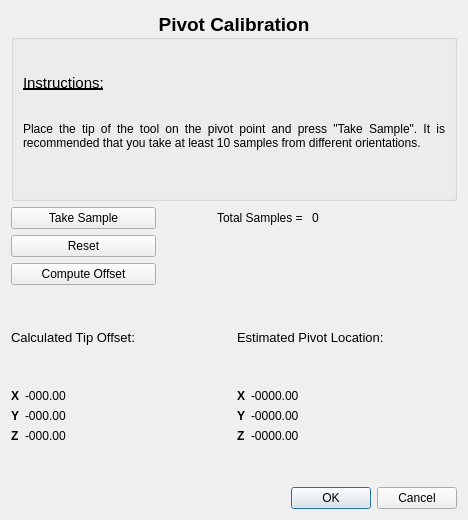
<?xml version="1.0" encoding="UTF-8"?>
<ui version="4.0">
 <class>PivotCalibration</class>
 <widget class="QDialog" name="PivotCalibration">
  <property name="geometry">
   <rect>
    <x>0</x>
    <y>0</y>
    <width>468</width>
    <height>520</height>
   </rect>
  </property>
  <property name="sizePolicy">
   <sizepolicy hsizetype="Minimum" vsizetype="Fixed">
    <horstretch>0</horstretch>
    <verstretch>0</verstretch>
   </sizepolicy>
  </property>
  <property name="windowTitle">
   <string>Dialog</string>
  </property>
  <layout class="QVBoxLayout" name="verticalLayout_4">
   <item>
    <widget class="QGroupBox" name="groupBox_header">
     <property name="font">
      <font>
       <pointsize>14</pointsize>
       <weight>75</weight>
       <bold>true</bold>
       <underline>false</underline>
      </font>
     </property>
     <property name="title">
      <string>Pivot Calibration</string>
     </property>
     <property name="alignment">
      <set>Qt::AlignCenter</set>
     </property>
     <layout class="QGridLayout" name="gridLayout">
      <item row="0" column="0">
       <layout class="QVBoxLayout" name="verticalLayout_2">
        <item>
         <widget class="QLabel" name="label_instructionsHeader">
          <property name="font">
           <font>
            <pointsize>11</pointsize>
            <weight>50</weight>
            <bold>false</bold>
            <underline>true</underline>
           </font>
          </property>
          <property name="text">
           <string>Instructions:</string>
          </property>
         </widget>
        </item>
        <item>
         <widget class="QLabel" name="label_instructions">
          <property name="font">
           <font>
            <pointsize>9</pointsize>
            <weight>50</weight>
            <bold>false</bold>
           </font>
          </property>
          <property name="text">
           <string>Place the tip of the tool on the pivot point and press &quot;Take Sample&quot;. It is recommended that you take at least 10 samples from different orientations.</string>
          </property>
          <property name="alignment">
           <set>Qt::AlignJustify|Qt::AlignTop</set>
          </property>
          <property name="wordWrap">
           <bool>true</bool>
          </property>
         </widget>
        </item>
       </layout>
      </item>
     </layout>
    </widget>
   </item>
   <item>
    <layout class="QGridLayout" name="gridLayout_2">
     <item row="0" column="0">
      <widget class="QPushButton" name="pushButton_takeSample">
       <property name="text">
        <string>Take Sample</string>
       </property>
      </widget>
     </item>
     <item row="0" column="2">
      <widget class="QLabel" name="label_numSamples">
       <property name="text">
        <string>0</string>
       </property>
       <property name="alignment">
        <set>Qt::AlignLeading|Qt::AlignLeft|Qt::AlignVCenter</set>
       </property>
      </widget>
     </item>
     <item row="0" column="1">
      <widget class="QLabel" name="label_samples">
       <property name="text">
        <string>Total Samples = </string>
       </property>
       <property name="alignment">
        <set>Qt::AlignRight|Qt::AlignTrailing|Qt::AlignVCenter</set>
       </property>
      </widget>
     </item>
     <item row="2" column="0">
      <widget class="QPushButton" name="pushButton_computeOffset">
       <property name="text">
        <string>Compute Offset</string>
       </property>
      </widget>
     </item>
     <item row="1" column="0">
      <widget class="QPushButton" name="pushButton_reset">
       <property name="text">
        <string>Reset</string>
       </property>
      </widget>
     </item>
    </layout>
   </item>
   <item>
    <layout class="QHBoxLayout" name="horizontalLayout">
     <item>
      <layout class="QVBoxLayout" name="verticalLayout_3">
       <item>
        <widget class="QLabel" name="label_offsetText">
         <property name="font">
          <font>
           <pointsize>10</pointsize>
          </font>
         </property>
         <property name="text">
          <string>Calculated Tip Offset:</string>
         </property>
        </widget>
       </item>
       <item>
        <layout class="QFormLayout" name="formLayout_2">
         <property name="fieldGrowthPolicy">
          <enum>QFormLayout::AllNonFixedFieldsGrow</enum>
         </property>
         <item row="0" column="0">
          <widget class="QLabel" name="label_x_2">
           <property name="font">
            <font>
             <pointsize>9</pointsize>
             <weight>75</weight>
             <bold>true</bold>
            </font>
           </property>
           <property name="text">
            <string>X</string>
           </property>
          </widget>
         </item>
         <item row="0" column="1">
          <widget class="QLabel" name="label_offsetX">
           <property name="font">
            <font>
             <pointsize>9</pointsize>
            </font>
           </property>
           <property name="text">
            <string>-000.00</string>
           </property>
          </widget>
         </item>
         <item row="1" column="0">
          <widget class="QLabel" name="label_y_2">
           <property name="font">
            <font>
             <pointsize>9</pointsize>
             <weight>75</weight>
             <bold>true</bold>
            </font>
           </property>
           <property name="text">
            <string>Y</string>
           </property>
          </widget>
         </item>
         <item row="1" column="1">
          <widget class="QLabel" name="label_offsetY">
           <property name="font">
            <font>
             <pointsize>9</pointsize>
            </font>
           </property>
           <property name="text">
            <string>-000.00</string>
           </property>
          </widget>
         </item>
         <item row="2" column="0">
          <widget class="QLabel" name="label_z_2">
           <property name="font">
            <font>
             <pointsize>9</pointsize>
             <weight>75</weight>
             <bold>true</bold>
            </font>
           </property>
           <property name="text">
            <string>Z</string>
           </property>
          </widget>
         </item>
         <item row="2" column="1">
          <widget class="QLabel" name="label_offsetZ">
           <property name="font">
            <font>
             <pointsize>9</pointsize>
            </font>
           </property>
           <property name="text">
            <string>-000.00</string>
           </property>
          </widget>
         </item>
        </layout>
       </item>
      </layout>
     </item>
     <item>
      <layout class="QVBoxLayout" name="verticalLayout">
       <item>
        <widget class="QLabel" name="label_pivotText">
         <property name="font">
          <font>
           <pointsize>10</pointsize>
          </font>
         </property>
         <property name="text">
          <string>Estimated Pivot Location:</string>
         </property>
        </widget>
       </item>
       <item>
        <layout class="QFormLayout" name="formLayout">
         <property name="fieldGrowthPolicy">
          <enum>QFormLayout::AllNonFixedFieldsGrow</enum>
         </property>
         <item row="0" column="0">
          <widget class="QLabel" name="label_x">
           <property name="font">
            <font>
             <pointsize>9</pointsize>
             <weight>75</weight>
             <bold>true</bold>
            </font>
           </property>
           <property name="text">
            <string>X</string>
           </property>
          </widget>
         </item>
         <item row="0" column="1">
          <widget class="QLabel" name="label_pivotX">
           <property name="font">
            <font>
             <pointsize>9</pointsize>
            </font>
           </property>
           <property name="text">
            <string>-0000.00</string>
           </property>
          </widget>
         </item>
         <item row="1" column="0">
          <widget class="QLabel" name="label_y">
           <property name="font">
            <font>
             <pointsize>9</pointsize>
             <weight>75</weight>
             <bold>true</bold>
            </font>
           </property>
           <property name="text">
            <string>Y</string>
           </property>
          </widget>
         </item>
         <item row="1" column="1">
          <widget class="QLabel" name="label_pivotY">
           <property name="font">
            <font>
             <pointsize>9</pointsize>
            </font>
           </property>
           <property name="text">
            <string>-0000.00</string>
           </property>
          </widget>
         </item>
         <item row="2" column="0">
          <widget class="QLabel" name="label_z">
           <property name="font">
            <font>
             <pointsize>9</pointsize>
             <weight>75</weight>
             <bold>true</bold>
            </font>
           </property>
           <property name="text">
            <string>Z</string>
           </property>
          </widget>
         </item>
         <item row="2" column="1">
          <widget class="QLabel" name="label_pivotZ">
           <property name="font">
            <font>
             <pointsize>9</pointsize>
            </font>
           </property>
           <property name="text">
            <string>-0000.00</string>
           </property>
          </widget>
         </item>
        </layout>
       </item>
      </layout>
     </item>
    </layout>
   </item>
   <item>
    <widget class="QDialogButtonBox" name="buttonBox">
     <property name="orientation">
      <enum>Qt::Horizontal</enum>
     </property>
     <property name="standardButtons">
      <set>QDialogButtonBox::Cancel|QDialogButtonBox::Ok</set>
     </property>
    </widget>
   </item>
  </layout>
  <zorder>groupBox_header</zorder>
  <zorder>buttonBox</zorder>
  <zorder>formLayoutWidget_2</zorder>
  <zorder>horizontalLayoutWidget</zorder>
  <zorder>verticalLayoutWidget_2</zorder>
 </widget>
 <resources/>
 <connections>
  <connection>
   <sender>buttonBox</sender>
   <signal>accepted()</signal>
   <receiver>PivotCalibration</receiver>
   <slot>accept()</slot>
   <hints>
    <hint type="sourcelabel">
     <x>248</x>
     <y>254</y>
    </hint>
    <hint type="destinationlabel">
     <x>157</x>
     <y>274</y>
    </hint>
   </hints>
  </connection>
  <connection>
   <sender>buttonBox</sender>
   <signal>rejected()</signal>
   <receiver>PivotCalibration</receiver>
   <slot>reject()</slot>
   <hints>
    <hint type="sourcelabel">
     <x>316</x>
     <y>260</y>
    </hint>
    <hint type="destinationlabel">
     <x>286</x>
     <y>274</y>
    </hint>
   </hints>
  </connection>
 </connections>
</ui>
